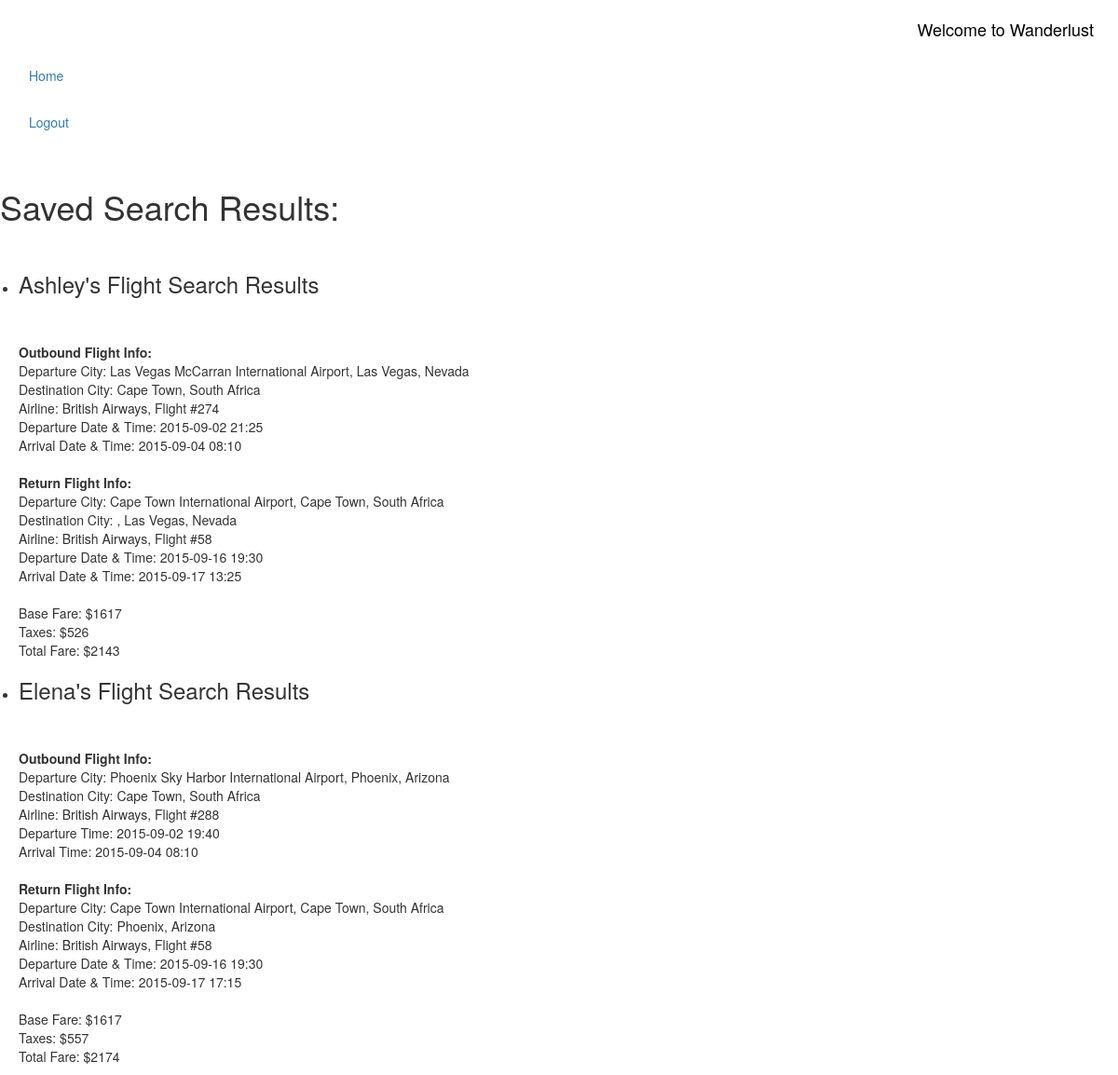
/saved_searches (signed in), run on the app's committed database.
### model.py (models this page shows)
class Search(db.Model):
    __tablename__ = "searches"
    search_id = db.Column(db.Integer, autoincrement=True, primary_key=True, nullable=False)
    user_id = db.Column(db.Integer, db.ForeignKey('users.user_id'), nullable=True)
    traveler1_name = db.Column(db.String(150), nullable=True)
    traveler2_name = db.Column(db.String(150), nullable=True)
    traveler1_origin = db.Column(db.String(75), nullable=True)
    traveler2_origin = db.Column(db.String(75), nullable=True)
    traveler1_max_price = db.Column(db.Integer, nullable=True)
    traveler2_max_price = db.Column(db.Integer, nullable=True)
    departure_date = db.Column(db.String(75), nullable=True)
    return_date = db.Column(db.String(75), nullable=True)
    destination = db.Column(db.String(75), nullable=True)
    users = db.relationship('User', backref=db.backref('searches', order_by=search_id))

class Flight(db.Model):
    __tablename__ = "flights"
    flight_id = db.Column(db.Integer, autoincrement=True, primary_key=True, nullable=False)
    user_id = db.Column(db.Integer, db.ForeignKey('users.user_id'), nullable=True)
    outbound_city_origin = db.Column(db.String(75), nullable=False)
    outbound_city_final_destination = db.Column(db.String(75), nullable=False)
    outbound_airline_code = db.Column(db.String(75), nullable=False)
    outbound_airline_name = db.Column(db.String(75), nullable=False)
    outbound_flight_number = db.Column(db.Integer, nullable=False)
    outbound_datetime_departure = db.Column(db.String(75), nullable=False)
    outbound_datetime_arrival = db.Column(db.String(75), nullable=False)
    inbound_city_origin = db.Column(db.String(75), nullable=False)
    inbound_city_final_destination = db.Column(db.String(75), nullable=False)
    inbound_airline_code = db.Column(db.String(75), nullable=False)
    inbound_airline_name = db.Column(db.String(75), nullable=False)
    inbound_flight_number = db.Column(db.Integer, nullable=False)
    inbound_datetime_departure = db.Column(db.String(75), nullable=False)
    inbound_datetime_arrival = db.Column(db.String(75), nullable=False)
    outbound_destination_city_airport = db.Column(db.String(75), nullable=True)
    inbound_destination_city_airport = db.Column(db.String(75), nullable=True)
    outbound_city_airport = db.Column(db.String(75), nullable=True)
    inbound_city_airport = db.Column(db.String(75), nullable=True)
    base_fare = db.Column(db.Integer, nullable=False)
    taxes = db.Column(db.Integer, nullable=False)
    total_fare = db.Column(db.Integer, nullable=False)
    user = db.relationship('User', backref=db.backref('flights', order_by=user_id))

### server.py (the view)
@app.route('/saved_searches', methods=['GET'])
def view_saved_searches():
    user_id = session['user_id']
    saved_searches = SavedSearch.query.filter_by(user_id=user_id).all()
    for flight in saved_searches:
        print flight
        flight_list = []
        t1_flights = Flight.query.filter_by(flight_id=flight.t1_flight_id).all()
        t2_flights = Flight.query.filter_by(flight_id=flight.t2_flight_id).all()
        flight_list.append((t1_flights, t2_flights))
    print flight_list, "%" * 25
    for travelers in saved_searches:
        traveler_info = []
        traveler = Search.query.filter_by(search_id=travelers.search_id).all()
        traveler_info.append(traveler)
    return render_template("saved_searches.html", saved_searches=saved_searches, flight_list=flight_list, traveler_info=traveler_info)

### templates/saved_searches.html (shortened to what this page needs)
{% extends 'base.html' %}
{% block content %}
<div>
    <h1>Saved Search Results:</h1><br>
</div>
<div>
    <ul>
        <li>
        {% for result in flight_list %}{% for item in traveler_info %}
        <h3>{{item[0].traveler1_name}}'s Flight Search Results</h3><br><br>
        <b>Outbound Flight Info:</b><br>
        Departure City: {{result[0][0].outbound_city_airport}}, {{result[0][0].outbound_city_origin}}<br>
        Destination City: {{result[0][0].outbound_city_final_destination}}<br>
        Airline: {{result[0][0].outbound_airline_name}}, Flight #{{result[0][0].outbound_flight_number}}<br>
        Departure Date & Time: {{result[0][0].outbound_datetime_departure}}<br>
        Arrival Date & Time: {{result[0][0].outbound_datetime_arrival}}<br><br>
        <b>Return Flight Info:</b><br>
        Departure City: {{result[0][0].inbound_city_airport}}, {{result[0][0].inbound_city_origin}}
        <br>Destination City: {{result[0][0].inbound_destination_city_airport}}, {{result[0][0].inbound_city_final_destination}}<br>
        Airline: {{result[0][0].inbound_airline_name}}, Flight #{{result[0][0].inbound_flight_number}}<br>
        Departure Date & Time: {{result[0][0].inbound_datetime_departure}}<br>
        Arrival Date & Time: {{result[0][0].inbound_datetime_arrival}}<br><br>
        Base Fare: ${{result[0][0].base_fare}}<br>
        Taxes: ${{result[0][0].taxes}}<br>
        Total Fare: ${{result[0][0].total_fare}}
        </li>
    </ul>
</div>
<div>
    <ul>
        <li>
    <h3>{{item[0].traveler2_name}}'s Flight Search Results</h3><br><br>
    <b>Outbound Flight Info:</b><br>
    Departure City: {{result[1][0].outbound_city_airport}}, {{result[1][0].outbound_city_origin}}<br>
    Destination City: {{result[1][0].outbound_city_final_destination}}<br>
    Airline: {{result[1][0].outbound_airline_name}}, Flight #{{result[1][0].outbound_flight_number}}<br>
    Departure Time: {{result[1][0].outbound_datetime_departure}}<br>
    Arrival Time: {{result[1][0].outbound_datetime_arrival}}<br><br>
    <b>Return Flight Info:</b><br>
    Departure City: {{result[1][0].inbound_city_airport}}, {{result[1][0].inbound_city_origin}}<br>
    Destination City: {{result[1][0].inbound_city_final_destination}}<br>
    Airline: {{result[1][0].inbound_airline_name}}, Flight #{{result[1][0].inbound_flight_number}}<br>
    Departure Date & Time: {{result[1][0].inbound_datetime_departure}}<br>
    Arrival Date & Time: {{result[1][0].inbound_datetime_arrival}}<br><br>
    Base Fare: ${{result[1][0].base_fare}}<br>
    Taxes: ${{result[1][0].taxes}}<br>
    Total Fare: ${{result[1][0].total_fare}}
    </ul>
        {% endfor %}{% endfor %}
</div>
{% endblock %}

### templates/base.html (shortened to what this page needs)
<!DOCTYPE html>
<head>
<link rel="stylesheet" type="text/css" href="//cdn.jsdelivr.net/bootstrap/latest/css/bootstrap.css"/>
 <link rel="stylesheet"
          href="http://maxcdn.bootstrapcdn.com/bootstrap/3.3.4/css/bootstrap.css"/>
</head>
<body>
<div class="navbar navbar-custom navbar-fluid-top">
 <div class="navbar-header"><a class="navbar-brand" href="/">Welcome to Wanderlust</a>
    </div>
    <div class="navbar-collapse collapse">
      <ul class="nav navbar-nav">
        <li class="active">
        <li><a href="/">Home</a></li>
        {% if "user_id" in session %}
        <li><a href="/logout">Logout</a></li>
        {% else %}
        <li><a href="/login">Login</a></li>
        <li><a href="/register">Register</a></li>
        {% endif %}
        <li>&nbsp;</li>
      </ul>
</div>
</div>
    {% block content %}
    {% endblock %}
</body>
</html>

### data on the page
Search: traveler1_name "Ashley", traveler2_name "Elena"
Flight: outbound_city_airport "Las Vegas McCarran International Airport", outbound_city_origin "Las Vegas, Nevada", outbound_city_final_destination "Cape Town, South Africa", outbound_airline_name "British Airways", outbound_flight_number "274", outbound_datetime_departure "2015-09-02 21:25", outbound_datetime_arrival "2015-09-04 08:10", inbound_city_airport "Cape Town International Airport", inbound_city_origin "Cape Town, South Africa", inbound_city_final_destination "Las Vegas, Nevada", inbound_airline_name "British Airways", inbound_flight_number "58", inbound_datetime_departure "2015-09-16 19:30", inbound_datetime_arrival "2015-09-17 13:25", base_fare "1617", taxes "526", total_fare "2143"
Flight: outbound_city_airport "Phoenix Sky Harbor International Airport", outbound_city_origin "Phoenix, Arizona", outbound_city_final_destination "Cape Town, South Africa", outbound_airline_name "British Airways", outbound_flight_number "288", outbound_datetime_departure "2015-09-02 19:40", outbound_datetime_arrival "2015-09-04 08:10", inbound_city_airport "Cape Town International Airport", inbound_city_origin "Cape Town, South Africa", inbound_city_final_destination "Phoenix, Arizona", inbound_airline_name "British Airways", inbound_flight_number "58", inbound_datetime_departure "2015-09-16 19:30", inbound_datetime_arrival "2015-09-17 17:15", base_fare "1617", taxes "557", total_fare "2174"
